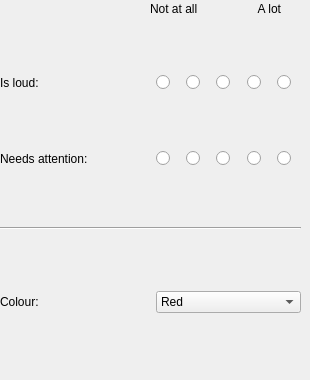
     <widget class="QWidget" name="tabBird">
      <attribute name="title">
       <string>Bird-specific</string>
      </attribute>
      <widget class="QWidget" name="widget_6" native="true">
       <property name="geometry">
        <rect>
         <x>0</x>
         <y>20</y>
         <width>301</width>
         <height>351</height>
        </rect>
       </property>
       <layout class="QVBoxLayout" name="verticalLayout_8">
        <item>
         <layout class="QHBoxLayout" name="loud">
          <item>
           <widget class="QLabel" name="lbLoud">
            <property name="minimumSize">
             <size>
              <width>150</width>
              <height>0</height>
             </size>
            </property>
            <property name="maximumSize">
             <size>
              <width>150</width>
              <height>100</height>
             </size>
            </property>
            <property name="text">
             <string>Is loud:</string>
            </property>
           </widget>
          </item>
          <item>
           <layout class="QHBoxLayout" name="horizontalLayout_23">
            <item>
             <widget class="QRadioButton" name="rbLoud1">
              <property name="text">
               <string/>
              </property>
              <attribute name="buttonGroup">
               <string notr="true">groupIsLoudBird</string>
              </attribute>
             </widget>
            </item>
            <item>
             <widget class="QRadioButton" name="rbLoud2">
              <property name="text">
               <string/>
              </property>
              <attribute name="buttonGroup">
               <string notr="true">groupIsLoudBird</string>
              </attribute>
             </widget>
            </item>
            <item>
             <widget class="QRadioButton" name="rbLoud3">
              <property name="text">
               <string/>
              </property>
              <property name="checked">
               <bool>false</bool>
              </property>
              <attribute name="buttonGroup">
               <string notr="true">groupIsLoudBird</string>
              </attribute>
             </widget>
            </item>
            <item>
             <widget class="QRadioButton" name="rbLoud4">
              <property name="text">
               <string/>
              </property>
              <attribute name="buttonGroup">
               <string notr="true">groupIsLoudBird</string>
              </attribute>
             </widget>
            </item>
            <item>
             <widget class="QRadioButton" name="rbLoud5">
              <property name="text">
               <string/>
              </property>
              <attribute name="buttonGroup">
               <string notr="true">groupIsLoudBird</string>
              </attribute>
             </widget>
            </item>
           </layout>
          </item>
         </layout>
        </item>
        <item>
         <layout class="QHBoxLayout" name="attention">
          <item>
           <widget class="QLabel" name="lbAttention">
            <property name="minimumSize">
             <size>
              <width>150</width>
              <height>0</height>
             </size>
            </property>
            <property name="maximumSize">
             <size>
              <width>150</width>
              <height>100</height>
             </size>
            </property>
            <property name="text">
             <string>Needs attention:</string>
            </property>
           </widget>
          </item>
          <item>
           <layout class="QHBoxLayout" name="horizontalLayout_25">
            <item>
             <widget class="QRadioButton" name="rbAttentionBird1">
              <property name="text">
               <string/>
              </property>
              <attribute name="buttonGroup">
               <string notr="true">groupAttentionBird</string>
              </attribute>
             </widget>
            </item>
            <item>
             <widget class="QRadioButton" name="rbAttentionBird2">
              <property name="text">
               <string/>
              </property>
              <attribute name="buttonGroup">
               <string notr="true">groupAttentionBird</string>
              </attribute>
             </widget>
            </item>
            <item>
             <widget class="QRadioButton" name="rbAttentionBird3">
              <property name="text">
               <string/>
              </property>
              <property name="checked">
               <bool>false</bool>
              </property>
              <attribute name="buttonGroup">
               <string notr="true">groupAttentionBird</string>
              </attribute>
             </widget>
            </item>
            <item>
             <widget class="QRadioButton" name="rbAttentionBird4">
              <property name="text">
               <string/>
              </property>
              <attribute name="buttonGroup">
               <string notr="true">groupAttentionBird</string>
              </attribute>
             </widget>
            </item>
            <item>
             <widget class="QRadioButton" name="rbAttentionBird5">
              <property name="text">
               <string/>
              </property>
              <attribute name="buttonGroup">
               <string notr="true">groupAttentionBird</string>
              </attribute>
             </widget>
            </item>
           </layout>
          </item>
         </layout>
        </item>
        <item>
         <widget class="Line" name="line_2">
          <property name="orientation">
           <enum>Qt::Horizontal</enum>
          </property>
         </widget>
        </item>
        <item>
         <layout class="QHBoxLayout" name="colorBird">
          <item>
           <widget class="QLabel" name="lbColour">
            <property name="minimumSize">
             <size>
              <width>150</width>
              <height>0</height>
             </size>
            </property>
            <property name="maximumSize">
             <size>
              <width>150</width>
              <height>100</height>
             </size>
            </property>
            <property name="text">
             <string>Colour:</string>
            </property>
           </widget>
          </item>
          <item>
           <widget class="QComboBox" name="cbColourBird">
            <item>
             <property name="text">
              <string>Red</string>
             </property>
            </item>
            <item>
             <property name="text">
              <string>Orange</string>
             </property>
            </item>
            <item>
             <property name="text">
              <string>Yellow</string>
             </property>
            </item>
            <item>
             <property name="text">
              <string>Green</string>
             </property>
            </item>
            <item>
             <property name="text">
              <string>Blue</string>
             </property>
            </item>
            <item>
             <property name="text">
              <string>Pink</string>
             </property>
            </item>
            <item>
             <property name="text">
              <string>Purple</string>
             </property>
            </item>
            <item>
             <property name="text">
              <string>White</string>
             </property>
            </item>
            <item>
             <property name="text">
              <string>Black</string>
             </property>
            </item>
            <item>
             <property name="text">
              <string>Brown</string>
             </property>
            </item>
            <item>
             <property name="text">
              <string>Gray</string>
             </property>
            </item>
           </widget>
          </item>
         </layout>
        </item>
        <item>
         <layout class="QHBoxLayout" name="AltBreed_Bird"/>
        </item>
       </layout>
      </widget>
      <widget class="QLabel" name="label_5">
       <property name="geometry">
        <rect>
         <x>150</x>
         <y>0</y>
         <width>71</width>
         <height>17</height>
        </rect>
       </property>
       <property name="text">
        <string>Not at all</string>
       </property>
      </widget>
      <widget class="QLabel" name="label_9">
       <property name="geometry">
        <rect>
         <x>250</x>
         <y>0</y>
         <width>31</width>
         <height>17</height>
        </rect>
       </property>
       <property name="text">
        <string>A lot</string>
       </property>
       <property name="alignment">
        <set>Qt::AlignRight|Qt::AlignTrailing|Qt::AlignVCenter</set>
       </property>
      </widget>
     </widget>
